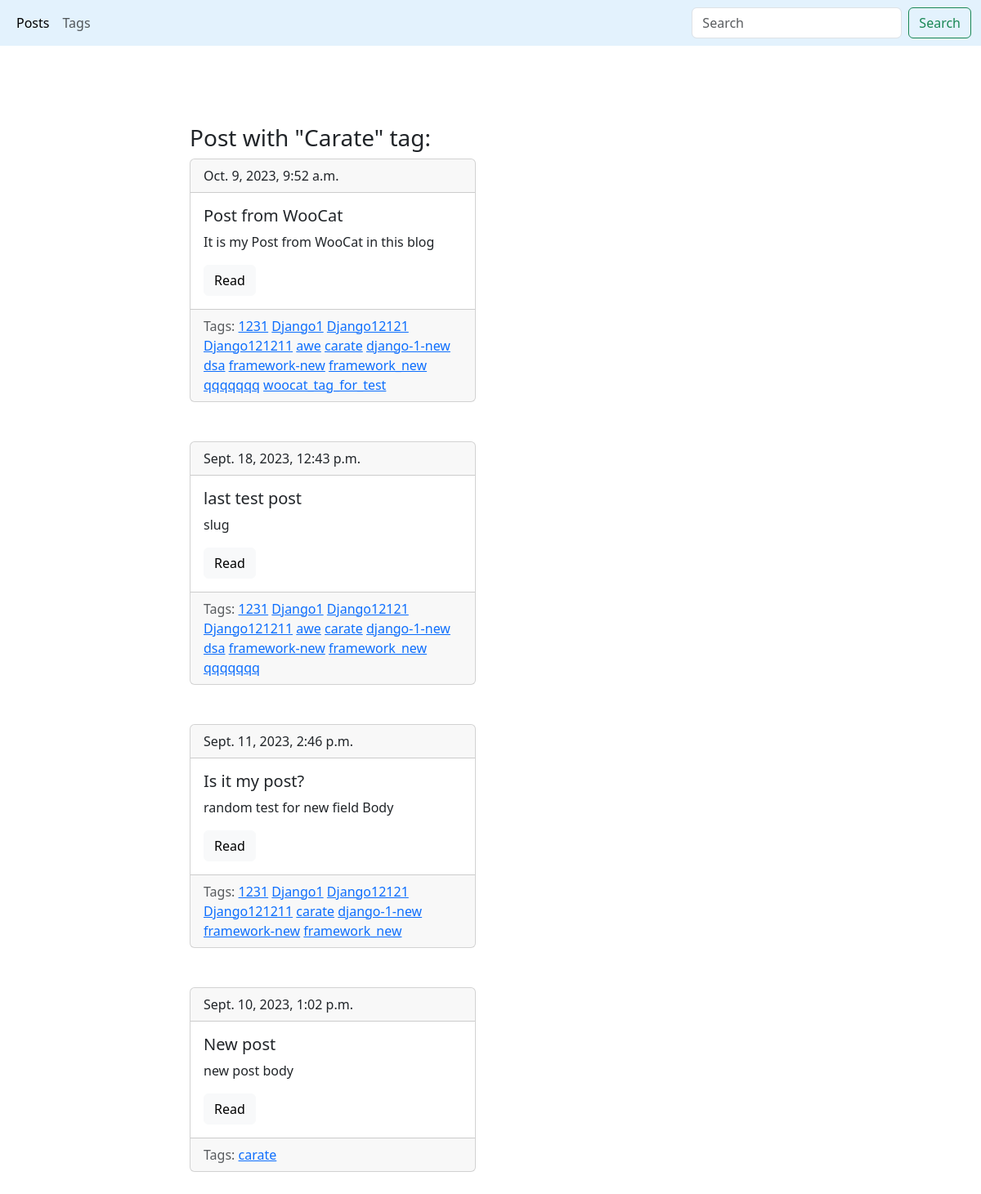
The app's page /blog/tag/carate/ with its own data.
### blog/models.py (models this page shows, shortened)
class Tag(models.Model):
    title = models.CharField(max_length=50)
    slug = models.SlugField(max_length=50, unique=True)
    def get_absolute_url(self):
        return reverse('tag_detail_url', kwargs={'slug': self.slug})
    class Meta:
        ordering = ['title']

class Post(models.Model):
    title = models.CharField(max_length=150, db_index=True)
    slug = models.SlugField(max_length=150, blank=True, unique=True)
    body = models.TextField(blank=True, db_index=True)
    tags = models.ManyToManyField('Tag', blank=True, related_name='posts')
    date_pub = models.DateTimeField(auto_now_add=True)
    def get_absolute_url(self):
        return reverse('post_detail_url', kwargs={'slug': self.slug})
    class Meta:
        ordering = ['-date_pub']

### blog/views.py (the view)
# urls.py: path('tag/<str:slug>/', TagDetail.as_view(), name='tag_detail_url'),
class TagDetail(ObjectDetailMixin, View):
    model = Tag
    template = 'blog/tag_detail.html'

### blog/utils.py (called while the page is built)
    def get(self, request, slug):
        obj = get_object_or_404(self.model, slug__iexact=slug)
        return render(
            request,
            self.template,
            context={self.model.__name__.lower(): obj, 'admin_object': obj, 'detail': True}
        )

### blog/templates/blog/tag_detail.html (shortened to what this page needs)
{% extends 'blog/base_blog.html' %}
{% block content %}
    <h3 class="mt-5">Post with "{{ tag.title|title }}" tag:</h3>
    {% for post in tag.posts.all %}
        {% include 'blog/includes/post_card_template.html' %}
    {% endfor %}
{% endblock %}

### blog/templates/blog/includes/post_card_template.html
<div class="card mb-5" style="width: 350px;">
        <div class="card-header">{{ post.date_pub }}</div>
          <div class="card-body">
            <h5 class="card-title">{{ post.title }}</h5>
            <p class="card-text">{{ post.body|truncatewords:15 }}</p>
            <a href="{{ post.get_absolute_url }}" class="btn btn-light">Read</a>
          </div>
          <div class="card-footer text-body-secondary">
            Tags:
            {% for tag in post.tags.all %}
              <a href="{{ tag.get_absolute_url }}">{{ tag.title }}</a>
            {% endfor %}
          </div>
</div>

### records on screen
Tag: title "Carate", title "carate"
Post: date_pub "Oct. 9, 2023, 9:52 a.m.", title "Post from WooCat", body "It is my Post from WooCat in this blog"
Tag: title "1231"
Tag: title "Django1"
Tag: title "Django12121"
Tag: title "Django121211"
Tag: title "awe"
Tag: title "django-1-new"
Tag: title "dsa"
Tag: title "framework-new"
Tag: title "framework_new"
Tag: title "qqqqqqq"
Tag: title "woocat_tag_for_test"
Post: date_pub "Sept. 18, 2023, 12:43 p.m.", title "last test post", body "slug"
Post: date_pub "Sept. 11, 2023, 2:46 p.m.", title "Is it my post?", body "random test for new field Body"
Post: date_pub "Sept. 10, 2023, 1:02 p.m.", title "New post", body "new post body"
